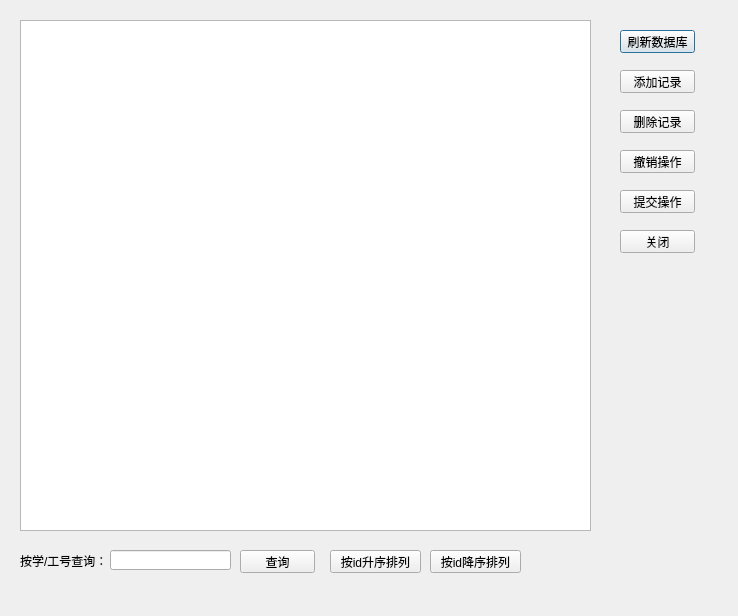
<?xml version="1.0" encoding="UTF-8"?>
<ui version="4.0">
 <class>sysSetDialog</class>
 <widget class="QDialog" name="sysSetDialog">
  <property name="geometry">
   <rect>
    <x>0</x>
    <y>0</y>
    <width>738</width>
    <height>616</height>
   </rect>
  </property>
  <property name="windowTitle">
   <string>管理员 - 系统数据库管理</string>
  </property>
  <widget class="QTableView" name="tableView">
   <property name="geometry">
    <rect>
     <x>20</x>
     <y>20</y>
     <width>571</width>
     <height>511</height>
    </rect>
   </property>
   <property name="editTriggers">
    <set>QAbstractItemView::AnyKeyPressed|QAbstractItemView::CurrentChanged|QAbstractItemView::EditKeyPressed|QAbstractItemView::SelectedClicked</set>
   </property>
  </widget>
  <widget class="QPushButton" name="refreshBtn">
   <property name="geometry">
    <rect>
     <x>620</x>
     <y>30</y>
     <width>75</width>
     <height>23</height>
    </rect>
   </property>
   <property name="text">
    <string>刷新数据库</string>
   </property>
  </widget>
  <widget class="QPushButton" name="addBtn">
   <property name="geometry">
    <rect>
     <x>620</x>
     <y>70</y>
     <width>75</width>
     <height>23</height>
    </rect>
   </property>
   <property name="text">
    <string>添加记录</string>
   </property>
  </widget>
  <widget class="QPushButton" name="delBtn">
   <property name="geometry">
    <rect>
     <x>620</x>
     <y>110</y>
     <width>75</width>
     <height>23</height>
    </rect>
   </property>
   <property name="text">
    <string>删除记录</string>
   </property>
  </widget>
  <widget class="QPushButton" name="revertBtn">
   <property name="geometry">
    <rect>
     <x>620</x>
     <y>150</y>
     <width>75</width>
     <height>23</height>
    </rect>
   </property>
   <property name="text">
    <string>撤销操作</string>
   </property>
  </widget>
  <widget class="QPushButton" name="submitBtn">
   <property name="geometry">
    <rect>
     <x>620</x>
     <y>190</y>
     <width>75</width>
     <height>23</height>
    </rect>
   </property>
   <property name="text">
    <string>提交操作</string>
   </property>
  </widget>
  <widget class="QPushButton" name="closeBtn">
   <property name="geometry">
    <rect>
     <x>620</x>
     <y>230</y>
     <width>75</width>
     <height>23</height>
    </rect>
   </property>
   <property name="text">
    <string>关闭</string>
   </property>
   <property name="shortcut">
    <string>Esc</string>
   </property>
  </widget>
  <widget class="QLabel" name="label">
   <property name="geometry">
    <rect>
     <x>20</x>
     <y>550</y>
     <width>91</width>
     <height>21</height>
    </rect>
   </property>
   <property name="text">
    <string>按学/工号查询：</string>
   </property>
  </widget>
  <widget class="QLineEdit" name="idLineEdit">
   <property name="geometry">
    <rect>
     <x>110</x>
     <y>550</y>
     <width>121</width>
     <height>20</height>
    </rect>
   </property>
  </widget>
  <widget class="QPushButton" name="queryBtn">
   <property name="geometry">
    <rect>
     <x>240</x>
     <y>550</y>
     <width>75</width>
     <height>23</height>
    </rect>
   </property>
   <property name="text">
    <string>查询</string>
   </property>
   <property name="shortcut">
    <string>Return</string>
   </property>
  </widget>
  <widget class="QPushButton" name="upSortBtn">
   <property name="geometry">
    <rect>
     <x>330</x>
     <y>550</y>
     <width>91</width>
     <height>23</height>
    </rect>
   </property>
   <property name="text">
    <string>按id升序排列</string>
   </property>
  </widget>
  <widget class="QPushButton" name="downSortBtn">
   <property name="geometry">
    <rect>
     <x>430</x>
     <y>550</y>
     <width>91</width>
     <height>23</height>
    </rect>
   </property>
   <property name="text">
    <string>按id降序排列</string>
   </property>
  </widget>
 </widget>
 <tabstops>
  <tabstop>tableView</tabstop>
  <tabstop>refreshBtn</tabstop>
  <tabstop>addBtn</tabstop>
  <tabstop>delBtn</tabstop>
  <tabstop>revertBtn</tabstop>
  <tabstop>submitBtn</tabstop>
  <tabstop>idLineEdit</tabstop>
  <tabstop>queryBtn</tabstop>
  <tabstop>upSortBtn</tabstop>
  <tabstop>downSortBtn</tabstop>
  <tabstop>closeBtn</tabstop>
 </tabstops>
 <resources/>
 <connections/>
</ui>
